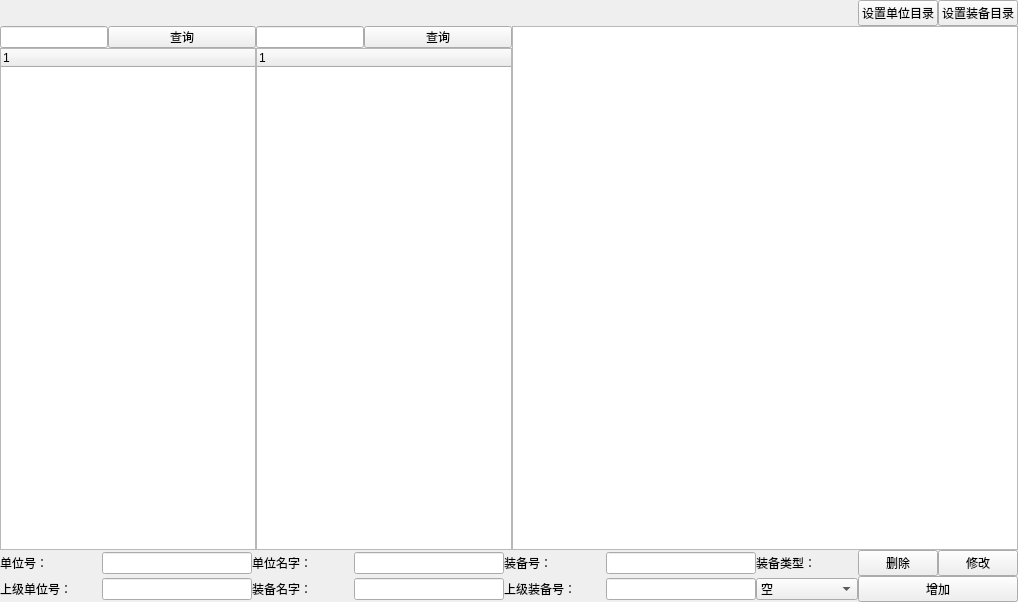
<?xml version="1.0" encoding="UTF-8"?>
<ui version="4.0">
 <class>Form</class>
 <widget class="QWidget" name="Form">
  <property name="geometry">
   <rect>
    <x>0</x>
    <y>0</y>
    <width>1018</width>
    <height>602</height>
   </rect>
  </property>
  <property name="windowTitle">
   <string>阵地工程</string>
  </property>
  <layout class="QGridLayout" name="gridLayout_5">
   <property name="leftMargin">
    <number>0</number>
   </property>
   <property name="topMargin">
    <number>0</number>
   </property>
   <property name="rightMargin">
    <number>0</number>
   </property>
   <property name="bottomMargin">
    <number>0</number>
   </property>
   <property name="spacing">
    <number>0</number>
   </property>
   <item row="0" column="0">
    <widget class="QWidget" name="chooseWidget" native="true">
     <layout class="QGridLayout" name="gridLayout_3">
      <property name="leftMargin">
       <number>0</number>
      </property>
      <property name="topMargin">
       <number>0</number>
      </property>
      <property name="rightMargin">
       <number>0</number>
      </property>
      <property name="bottomMargin">
       <number>0</number>
      </property>
      <property name="spacing">
       <number>0</number>
      </property>
      <item row="0" column="0">
       <layout class="QHBoxLayout" name="horizontalLayout">
        <item>
         <spacer name="horizontalSpacer">
          <property name="orientation">
           <enum>Qt::Horizontal</enum>
          </property>
          <property name="sizeHint" stdset="0">
           <size>
            <width>40</width>
            <height>20</height>
           </size>
          </property>
         </spacer>
        </item>
        <item>
         <widget class="QPushButton" name="pb_setUnit">
          <property name="text">
           <string>设置单位目录</string>
          </property>
         </widget>
        </item>
        <item>
         <layout class="QHBoxLayout" name="horizontalLayout_3"/>
        </item>
        <item>
         <widget class="QPushButton" name="pb_setEquip">
          <property name="text">
           <string>设置装备目录</string>
          </property>
         </widget>
        </item>
       </layout>
      </item>
     </layout>
    </widget>
   </item>
   <item row="1" column="0">
    <widget class="QWidget" name="selectWidget" native="true">
     <layout class="QGridLayout" name="gridLayout">
      <property name="leftMargin">
       <number>0</number>
      </property>
      <property name="topMargin">
       <number>0</number>
      </property>
      <property name="rightMargin">
       <number>0</number>
      </property>
      <property name="bottomMargin">
       <number>0</number>
      </property>
      <property name="spacing">
       <number>0</number>
      </property>
      <item row="0" column="0">
       <layout class="QHBoxLayout" name="horizontalLayout_9">
        <item>
         <widget class="QWidget" name="wg_directory" native="true">
          <property name="sizePolicy">
           <sizepolicy hsizetype="Fixed" vsizetype="Preferred">
            <horstretch>0</horstretch>
            <verstretch>0</verstretch>
           </sizepolicy>
          </property>
          <layout class="QHBoxLayout" name="horizontalLayout_5">
           <property name="spacing">
            <number>0</number>
           </property>
           <property name="leftMargin">
            <number>0</number>
           </property>
           <property name="topMargin">
            <number>0</number>
           </property>
           <property name="rightMargin">
            <number>0</number>
           </property>
           <property name="bottomMargin">
            <number>0</number>
           </property>
           <item>
            <layout class="QHBoxLayout" name="horizontalLayout_6">
             <property name="spacing">
              <number>0</number>
             </property>
             <item>
              <layout class="QVBoxLayout" name="verticalLayout_2">
               <property name="spacing">
                <number>0</number>
               </property>
               <item>
                <layout class="QHBoxLayout" name="horizontalLayout_7" stretch="0,0">
                 <property name="spacing">
                  <number>0</number>
                 </property>
                 <item>
                  <widget class="QLineEdit" name="le_first">
                   <property name="sizePolicy">
                    <sizepolicy hsizetype="Maximum" vsizetype="Fixed">
                     <horstretch>70</horstretch>
                     <verstretch>0</verstretch>
                    </sizepolicy>
                   </property>
                  </widget>
                 </item>
                 <item>
                  <widget class="QPushButton" name="pb_firstSelect">
                   <property name="sizePolicy">
                    <sizepolicy hsizetype="Ignored" vsizetype="Ignored">
                     <horstretch>0</horstretch>
                     <verstretch>0</verstretch>
                    </sizepolicy>
                   </property>
                   <property name="text">
                    <string>查询</string>
                   </property>
                  </widget>
                 </item>
                </layout>
               </item>
               <item>
                <widget class="QTreeWidget" name="tw_first">
                 <column>
                  <property name="text">
                   <string notr="true">1</string>
                  </property>
                 </column>
                </widget>
               </item>
              </layout>
             </item>
             <item>
              <layout class="QVBoxLayout" name="verticalLayout_4">
               <property name="spacing">
                <number>0</number>
               </property>
               <item>
                <layout class="QHBoxLayout" name="horizontalLayout_8">
                 <property name="spacing">
                  <number>0</number>
                 </property>
                 <item>
                  <widget class="QLineEdit" name="le_second">
                   <property name="sizePolicy">
                    <sizepolicy hsizetype="Maximum" vsizetype="Fixed">
                     <horstretch>70</horstretch>
                     <verstretch>0</verstretch>
                    </sizepolicy>
                   </property>
                  </widget>
                 </item>
                 <item>
                  <widget class="QPushButton" name="pb_secondSelect">
                   <property name="sizePolicy">
                    <sizepolicy hsizetype="Ignored" vsizetype="Ignored">
                     <horstretch>0</horstretch>
                     <verstretch>0</verstretch>
                    </sizepolicy>
                   </property>
                   <property name="text">
                    <string>查询</string>
                   </property>
                  </widget>
                 </item>
                </layout>
               </item>
               <item>
                <widget class="QTreeWidget" name="tw_second">
                 <column>
                  <property name="text">
                   <string notr="true">1</string>
                  </property>
                 </column>
                </widget>
               </item>
              </layout>
             </item>
            </layout>
           </item>
          </layout>
         </widget>
        </item>
        <item>
         <widget class="QTableWidget" name="tb_result"/>
        </item>
       </layout>
      </item>
     </layout>
    </widget>
   </item>
   <item row="2" column="0">
    <widget class="QWidget" name="inputWidget" native="true">
     <layout class="QGridLayout" name="gridLayout_4">
      <property name="leftMargin">
       <number>0</number>
      </property>
      <property name="topMargin">
       <number>0</number>
      </property>
      <property name="rightMargin">
       <number>0</number>
      </property>
      <property name="bottomMargin">
       <number>0</number>
      </property>
      <property name="spacing">
       <number>0</number>
      </property>
      <item row="0" column="0">
       <layout class="QGridLayout" name="gridLayout_2">
        <property name="leftMargin">
         <number>0</number>
        </property>
        <property name="rightMargin">
         <number>0</number>
        </property>
        <property name="spacing">
         <number>0</number>
        </property>
        <item row="1" column="6">
         <widget class="QComboBox" name="cb_equipType">
          <item>
           <property name="text">
            <string>空</string>
           </property>
          </item>
          <item>
           <property name="text">
            <string>x生化装备</string>
           </property>
          </item>
          <item>
           <property name="text">
            <string>防护装备</string>
           </property>
          </item>
         </widget>
        </item>
        <item row="0" column="7">
         <layout class="QHBoxLayout" name="horizontalLayout_4">
          <item>
           <layout class="QHBoxLayout" name="horizontalLayout_11"/>
          </item>
          <item>
           <widget class="QPushButton" name="pb_del">
            <property name="text">
             <string>删除</string>
            </property>
           </widget>
          </item>
          <item>
           <widget class="QPushButton" name="pb_update">
            <property name="text">
             <string>修改</string>
            </property>
           </widget>
          </item>
          <item>
           <layout class="QHBoxLayout" name="horizontalLayout_12"/>
          </item>
         </layout>
        </item>
        <item row="1" column="0">
         <widget class="QLabel" name="lb_unitUper">
          <property name="text">
           <string>上级单位号：</string>
          </property>
         </widget>
        </item>
        <item row="1" column="1">
         <widget class="QLineEdit" name="le_unitUper">
          <property name="maximumSize">
           <size>
            <width>150</width>
            <height>16777215</height>
           </size>
          </property>
         </widget>
        </item>
        <item row="0" column="4">
         <widget class="QLabel" name="lb_equipID">
          <property name="text">
           <string>装备号：</string>
          </property>
         </widget>
        </item>
        <item row="1" column="2">
         <widget class="QLabel" name="lb_equipName">
          <property name="text">
           <string>装备名字：</string>
          </property>
         </widget>
        </item>
        <item row="0" column="1">
         <widget class="QLineEdit" name="le_unitID">
          <property name="maximumSize">
           <size>
            <width>150</width>
            <height>16777215</height>
           </size>
          </property>
         </widget>
        </item>
        <item row="0" column="5">
         <widget class="QLineEdit" name="le_equipID">
          <property name="maximumSize">
           <size>
            <width>150</width>
            <height>16777215</height>
           </size>
          </property>
         </widget>
        </item>
        <item row="1" column="5">
         <widget class="QLineEdit" name="le_equipUper">
          <property name="maximumSize">
           <size>
            <width>150</width>
            <height>16777215</height>
           </size>
          </property>
         </widget>
        </item>
        <item row="0" column="2">
         <widget class="QLabel" name="lb_unitName">
          <property name="text">
           <string>单位名字：</string>
          </property>
         </widget>
        </item>
        <item row="1" column="4">
         <widget class="QLabel" name="lb_equipUper">
          <property name="text">
           <string>上级装备号：</string>
          </property>
         </widget>
        </item>
        <item row="0" column="0">
         <widget class="QLabel" name="lb_unitID">
          <property name="text">
           <string>单位号：</string>
          </property>
         </widget>
        </item>
        <item row="0" column="3">
         <widget class="QLineEdit" name="le_unitName">
          <property name="minimumSize">
           <size>
            <width>150</width>
            <height>0</height>
           </size>
          </property>
          <property name="maximumSize">
           <size>
            <width>150</width>
            <height>16777215</height>
           </size>
          </property>
         </widget>
        </item>
        <item row="0" column="6">
         <widget class="QLabel" name="lb_equipType">
          <property name="text">
           <string>装备类型：</string>
          </property>
         </widget>
        </item>
        <item row="1" column="3">
         <widget class="QLineEdit" name="le_equipName">
          <property name="maximumSize">
           <size>
            <width>150</width>
            <height>16777215</height>
           </size>
          </property>
         </widget>
        </item>
        <item row="1" column="7">
         <widget class="QPushButton" name="pb_add">
          <property name="text">
           <string>增加</string>
          </property>
         </widget>
        </item>
       </layout>
      </item>
     </layout>
    </widget>
   </item>
  </layout>
 </widget>
 <resources/>
 <connections/>
</ui>
